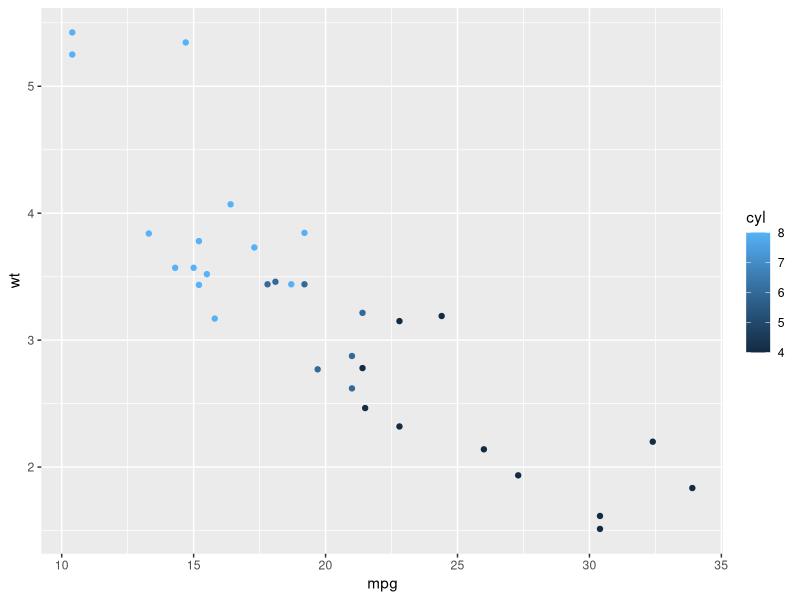
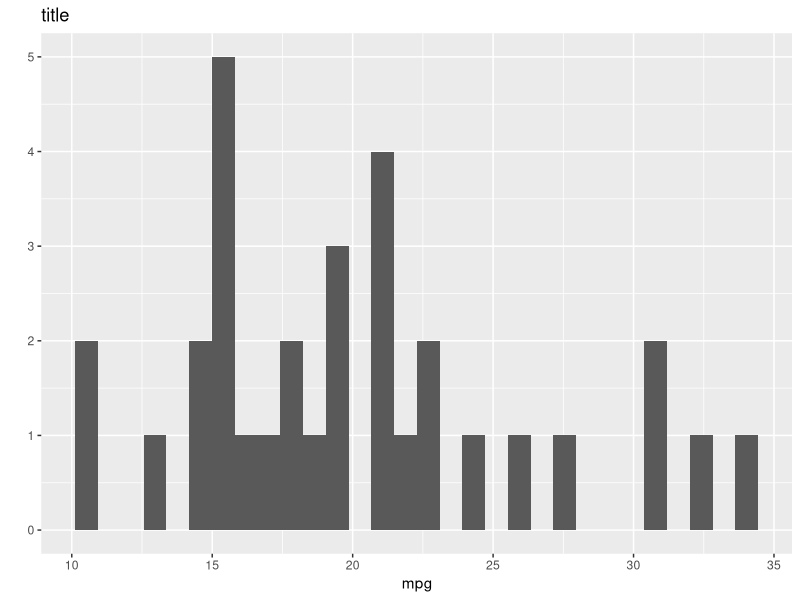
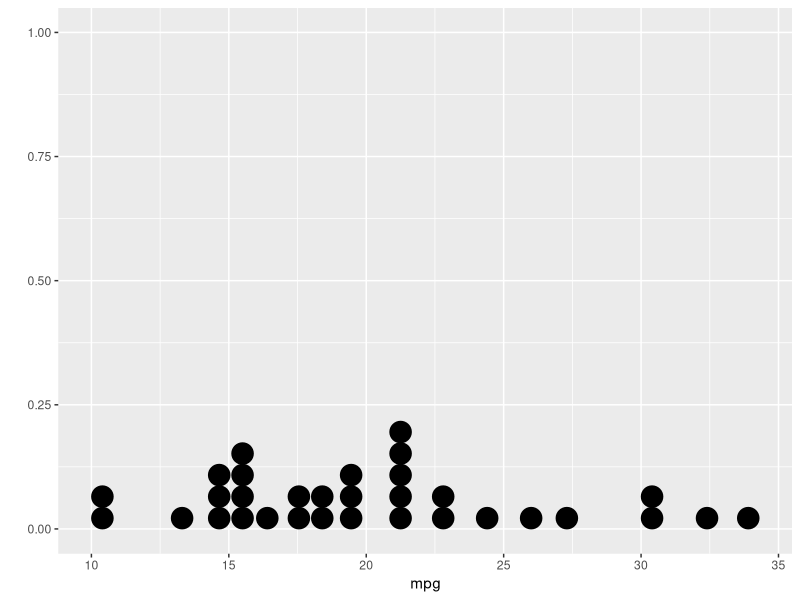
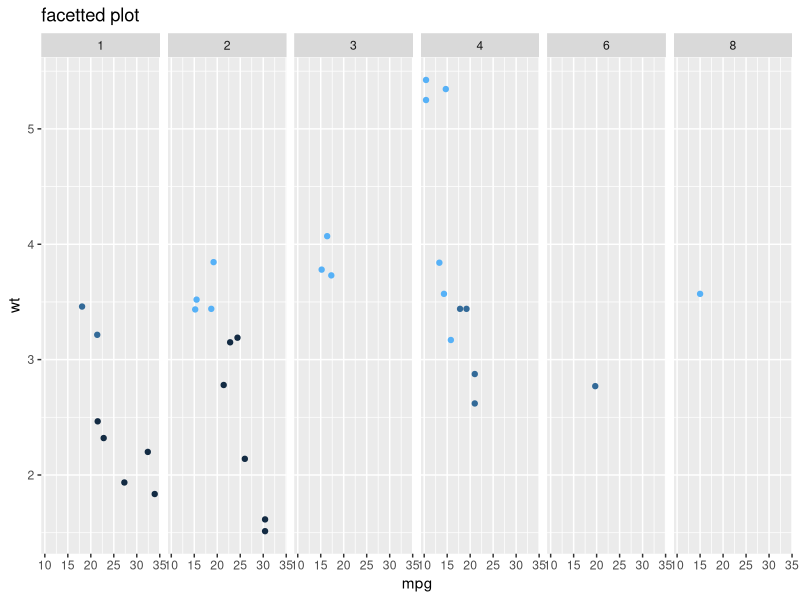

Write the R code that produced these figures, in order. (Note: this script raises an error after producing the figures.)
library(ggplot2)
p1 <- qplot(mpg, wt, data = mtcars, colour = cyl)
p2 <- qplot(mpg, data = mtcars) + ggtitle("title")
p3 <- qplot(mpg, data = mtcars, geom = "dotplot")
p4 <-
  p1 + facet_wrap( ~ carb, nrow = 1) + theme(legend.position = "none") +
  ggtitle("facetted plot")

p1
p2
p3
p4

grid.arrange(p1, p2, nrow = 1)
